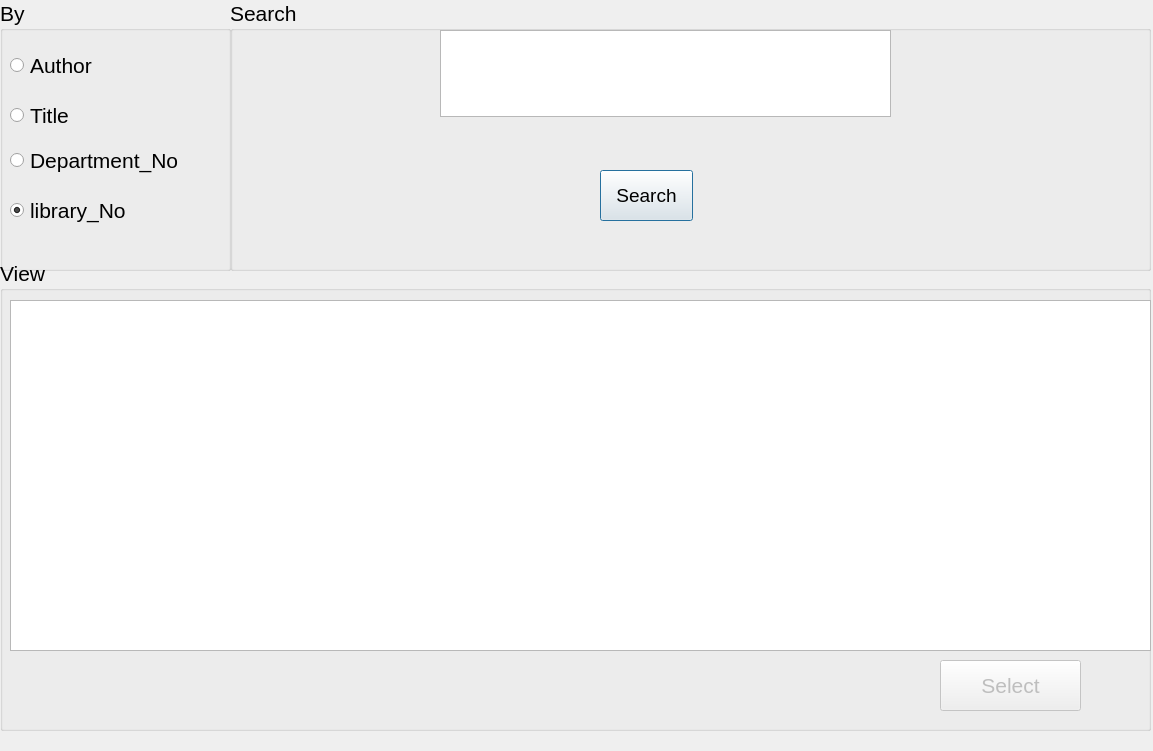
<?xml version="1.0" encoding="UTF-8"?>
<ui version="4.0">
 <class>Dialog</class>
 <widget class="QDialog" name="Dialog">
  <property name="geometry">
   <rect>
    <x>0</x>
    <y>0</y>
    <width>1153</width>
    <height>751</height>
   </rect>
  </property>
  <property name="font">
   <font>
    <pointsize>16</pointsize>
   </font>
  </property>
  <property name="windowTitle">
   <string>Dialog</string>
  </property>
  <widget class="QGroupBox" name="groupBox">
   <property name="geometry">
    <rect>
     <x>0</x>
     <y>0</y>
     <width>231</width>
     <height>271</height>
    </rect>
   </property>
   <property name="title">
    <string>By</string>
   </property>
   <widget class="QRadioButton" name="authorbut">
    <property name="geometry">
     <rect>
      <x>10</x>
      <y>50</y>
      <width>201</width>
      <height>31</height>
     </rect>
    </property>
    <property name="text">
     <string>Author</string>
    </property>
    <property name="checked">
     <bool>false</bool>
    </property>
   </widget>
   <widget class="QRadioButton" name="Titlebut">
    <property name="geometry">
     <rect>
      <x>10</x>
      <y>100</y>
      <width>211</width>
      <height>31</height>
     </rect>
    </property>
    <property name="text">
     <string>Title</string>
    </property>
    <property name="checked">
     <bool>false</bool>
    </property>
   </widget>
   <widget class="QRadioButton" name="departbut">
    <property name="geometry">
     <rect>
      <x>10</x>
      <y>140</y>
      <width>211</width>
      <height>41</height>
     </rect>
    </property>
    <property name="text">
     <string>Department_No</string>
    </property>
    <property name="checked">
     <bool>false</bool>
    </property>
   </widget>
   <widget class="QRadioButton" name="librarybut">
    <property name="geometry">
     <rect>
      <x>10</x>
      <y>190</y>
      <width>211</width>
      <height>41</height>
     </rect>
    </property>
    <property name="text">
     <string>library_No</string>
    </property>
    <property name="checked">
     <bool>true</bool>
    </property>
   </widget>
  </widget>
  <widget class="QGroupBox" name="groupBox_2">
   <property name="geometry">
    <rect>
     <x>230</x>
     <y>0</y>
     <width>921</width>
     <height>271</height>
    </rect>
   </property>
   <property name="title">
    <string>Search</string>
   </property>
   <widget class="QPlainTextEdit" name="inputtxt">
    <property name="geometry">
     <rect>
      <x>210</x>
      <y>30</y>
      <width>451</width>
      <height>87</height>
     </rect>
    </property>
    <property name="font">
     <font>
      <pointsize>14</pointsize>
     </font>
    </property>
   </widget>
   <widget class="QPushButton" name="searchbut">
    <property name="geometry">
     <rect>
      <x>370</x>
      <y>170</y>
      <width>93</width>
      <height>51</height>
     </rect>
    </property>
    <property name="font">
     <font>
      <pointsize>14</pointsize>
     </font>
    </property>
    <property name="text">
     <string>Search</string>
    </property>
   </widget>
  </widget>
  <widget class="QGroupBox" name="groupBox_3">
   <property name="geometry">
    <rect>
     <x>0</x>
     <y>260</y>
     <width>1151</width>
     <height>471</height>
    </rect>
   </property>
   <property name="title">
    <string>View</string>
   </property>
   <widget class="QTableView" name="tableView">
    <property name="geometry">
     <rect>
      <x>10</x>
      <y>40</y>
      <width>1141</width>
      <height>351</height>
     </rect>
    </property>
    <property name="font">
     <font>
      <pointsize>7</pointsize>
     </font>
    </property>
   </widget>
   <widget class="QPushButton" name="selectbut">
    <property name="enabled">
     <bool>false</bool>
    </property>
    <property name="geometry">
     <rect>
      <x>940</x>
      <y>400</y>
      <width>141</width>
      <height>51</height>
     </rect>
    </property>
    <property name="text">
     <string>Select</string>
    </property>
   </widget>
  </widget>
 </widget>
 <resources/>
 <connections/>
</ui>
